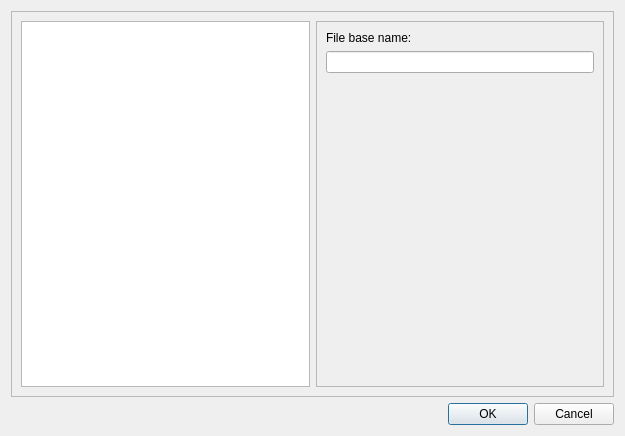
<?xml version="1.0" encoding="UTF-8"?>
<ui version="4.0">
 <class>New</class>
 <widget class="QDialog" name="New">
  <property name="geometry">
   <rect>
    <x>0</x>
    <y>0</y>
    <width>625</width>
    <height>436</height>
   </rect>
  </property>
  <property name="windowTitle">
   <string>Dialog</string>
  </property>
  <layout class="QVBoxLayout" name="verticalLayout">
   <item>
    <widget class="QFrame" name="frame">
     <property name="frameShape">
      <enum>QFrame::StyledPanel</enum>
     </property>
     <property name="frameShadow">
      <enum>QFrame::Raised</enum>
     </property>
     <layout class="QHBoxLayout" name="horizontalLayout">
      <item>
       <widget class="QListWidget" name="listWidget">
        <property name="currentRow">
         <number>-1</number>
        </property>
       </widget>
      </item>
      <item>
       <widget class="QFrame" name="frame_2">
        <property name="frameShape">
         <enum>QFrame::StyledPanel</enum>
        </property>
        <property name="frameShadow">
         <enum>QFrame::Raised</enum>
        </property>
        <layout class="QVBoxLayout" name="verticalLayout_2">
         <item>
          <widget class="QLabel" name="label">
           <property name="maximumSize">
            <size>
             <width>16777215</width>
             <height>50</height>
            </size>
           </property>
           <property name="text">
            <string>File base name:</string>
           </property>
          </widget>
         </item>
         <item>
          <widget class="QLineEdit" name="fileBase"/>
         </item>
         <item>
          <spacer name="verticalSpacer">
           <property name="orientation">
            <enum>Qt::Vertical</enum>
           </property>
           <property name="sizeHint" stdset="0">
            <size>
             <width>20</width>
             <height>40</height>
            </size>
           </property>
          </spacer>
         </item>
        </layout>
       </widget>
      </item>
     </layout>
    </widget>
   </item>
   <item>
    <widget class="QDialogButtonBox" name="buttonBox">
     <property name="orientation">
      <enum>Qt::Horizontal</enum>
     </property>
     <property name="standardButtons">
      <set>QDialogButtonBox::Cancel|QDialogButtonBox::Ok</set>
     </property>
    </widget>
   </item>
  </layout>
 </widget>
 <resources/>
 <connections>
  <connection>
   <sender>buttonBox</sender>
   <signal>accepted()</signal>
   <receiver>New</receiver>
   <slot>accept()</slot>
   <hints>
    <hint type="sourcelabel">
     <x>248</x>
     <y>254</y>
    </hint>
    <hint type="destinationlabel">
     <x>157</x>
     <y>274</y>
    </hint>
   </hints>
  </connection>
  <connection>
   <sender>buttonBox</sender>
   <signal>rejected()</signal>
   <receiver>New</receiver>
   <slot>reject()</slot>
   <hints>
    <hint type="sourcelabel">
     <x>316</x>
     <y>260</y>
    </hint>
    <hint type="destinationlabel">
     <x>286</x>
     <y>274</y>
    </hint>
   </hints>
  </connection>
 </connections>
</ui>
